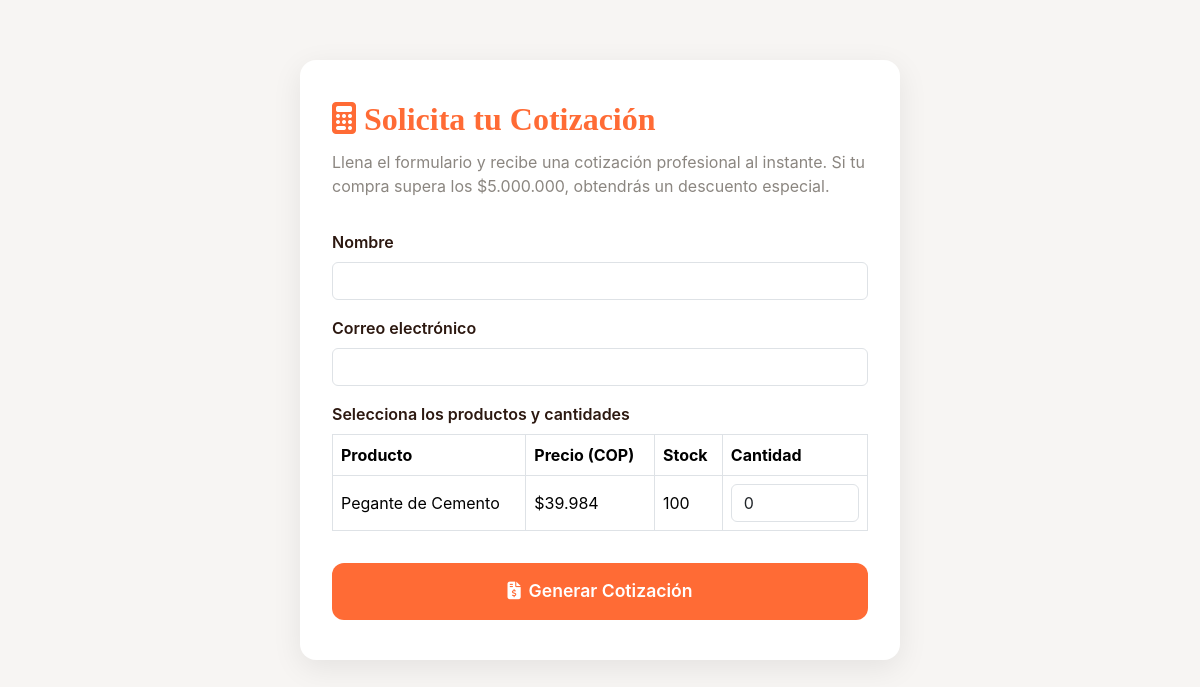
Page /cotizar/ on the earlier database version.
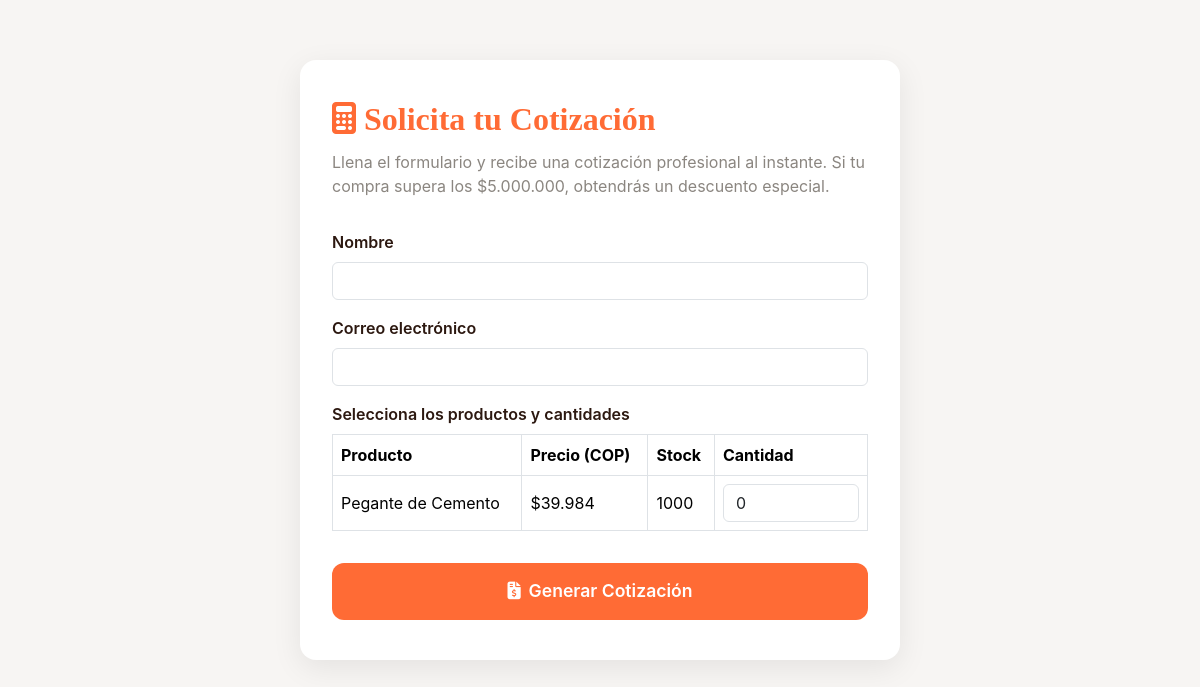
Same page on the later database version.
### app/models/productos.py (models this page shows, shortened)
class Producto(db.Model):
    id = db.Column(db.Integer, primary_key=True)
    nombre = db.Column(db.String(100), nullable=False)
    descripcion = db.Column(db.String(255), nullable=False)
    categoria = db.Column(db.String(50), nullable=False)
    precio = db.Column(db.Float, nullable=False)
    imagen = db.Column(db.String(255))
    presentacion = db.Column(db.String(100))
    marca = db.Column(db.String(100))
    destacado = db.Column(db.Boolean, default=False)
    stock = db.Column(db.Integer, nullable=False, default=0)  # Nuevo campo para el stock

### app/routes/cotizar.py (the view, shortened to what this page needs)
@bp.route('/', methods=['GET', 'POST'])
def cotizar():
    from app.models.productos import Producto
    productos = Producto.query.filter(Producto.stock > 0).all()
    cotizacion = None
    return render_template('cotizar.html', cotizacion=session.get('cotizacion'), productos=productos)

### app/templates/cotizar.html (shortened to what this page needs)
<!DOCTYPE html>
<html lang="es">
<head>
    <link href="https://cdn.jsdelivr.net/npm/bootstrap@5.3.2/dist/css/bootstrap.min.css" rel="stylesheet">
    <link rel="stylesheet" href="https://cdnjs.cloudflare.com/ajax/libs/font-awesome/6.4.0/css/all.min.css">
</head>
<body>
    <div class="cotizar-container">
        <h1 class="cotizar-title"><i class="fas fa-calculator me-2"></i>Solicita tu Cotización</h1>
        <p class="cotizar-subtitle">Llena el formulario y recibe una cotización profesional al instante. Si tu compra supera los $5.000.000, obtendrás un descuento especial.</p>
        <form method="post">
            <div class="mb-3">
                <label for="nombre" class="form-label">Nombre</label>
                <input type="text" class="form-control" id="nombre" name="nombre" required>
            </div>
            <div class="mb-3">
                <label for="correo" class="form-label">Correo electrónico</label>
                <input type="email" class="form-control" id="correo" name="correo" required>
            </div>
            <div class="mb-3">
                <label class="form-label">Selecciona los productos y cantidades</label>
                <div class="table-responsive">
                    <table class="table table-bordered align-middle">
                        <thead>
                            <tr>
                                <th>Producto</th>
                                <th>Precio (COP)</th>
                                <th>Stock</th>
                                <th>Cantidad</th>
                            </tr>
                        </thead>
                        <tbody>
                        {% for producto in productos %}
                        <tr>
                            <td>{{ producto.nombre }}</td>
                            <td>${{ producto.precio|int|comma }}</td>
                            <td>{{ producto.stock }}</td>
                            <td>
                                <input type="number" min="0" max="{{ producto.stock }}" name="cantidad_{{ producto.id }}" class="form-control" value="0">
                            </td>
                        </tr>
                        {% endfor %}
                        </tbody>
                    </table>
                </div>
            </div>
            <button type="submit" class="btn btn-cotizar w-100"><i class="fas fa-file-invoice-dollar me-2"></i>Generar Cotización</button>
        </form>
    </div>
</body>
</html>

Differences in the rows shown:
changed Producto "Pegante de Cemento": stock "100" → "1000"
